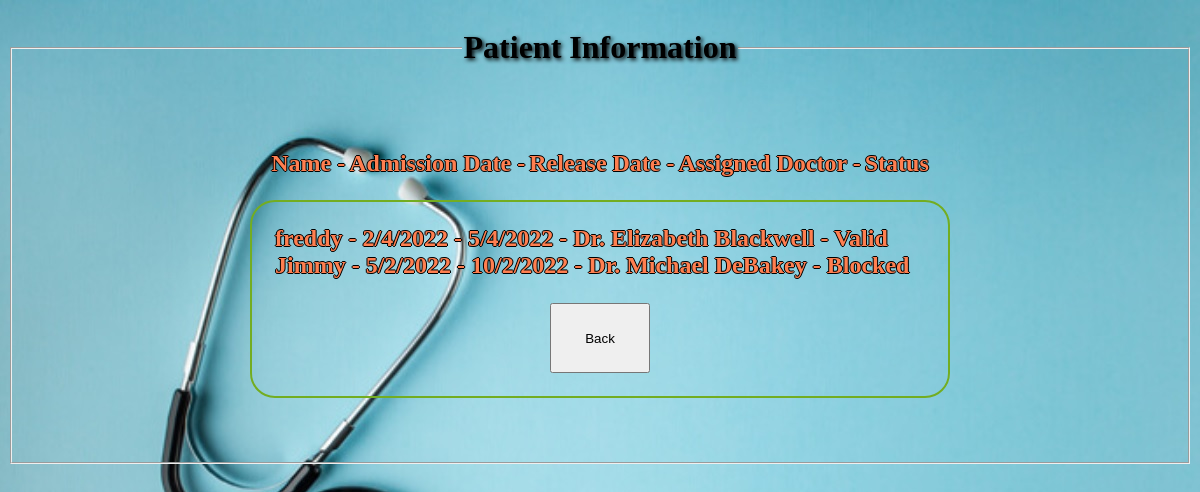
The app's page /view/patientinfo.php (signed in) with its own data.
### tables this page shows
CREATE TABLE `patient` (
  `Name` varchar(100) NOT NULL,
  `Admission_Date` varchar(100) NOT NULL,
  `Release_Date` varchar(100) NOT NULL,
  `Assigned_Doctor` varchar(100) NOT NULL,
  `Status` varchar(100) NOT NULL
);

### model/patientModel.php (the view, shortened to what this page needs)
<?php
    function patient()
    {
        $conn = getConnection();
        $sql = "SELECT * FROM patient";
        $result = mysqli_query($conn, $sql);
        $count = mysqli_num_rows($result);
        if($count >0) {
        while($row = mysqli_fetch_assoc($result)) {
            echo $row["Name"]." - ".$row["Admission_Date"]." - ".$row["Release_Date"]." - ".$row["Assigned_Doctor"]." - ".$row["Status"]. "<br>";
            }
        }
        else {
        echo "No Data Found!!";
        }
    }
?>

### records on screen
patient: Name "freddy", Admission_Date "2/4/2022", Release_Date "5/4/2022", Assigned_Doctor "Dr. Elizabeth Blackwell", Status "Valid"
patient: Name "Jimmy", Admission_Date "5/2/2022", Release_Date "10/2/2022", Assigned_Doctor "Dr. Michael DeBakey", Status "Blocked"
